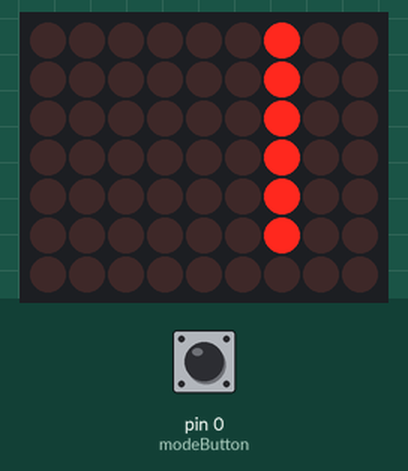
Simulated run of this sketch. Board: Arduino Uno, built with avr-gcc and run on an emulated ATmega328P. On the bench: 9×7 LED matrix. Wiring (inferred from the names in the program): LED matrix (orientation assumed): rows pin 9, pin 15, pin 16, pin 12, pin 11, pin 6, pin 5; columns pin 2, pin 3, pin 4, pin 7, pin 8, pin 10, pin 13, pin 14, pin 17. Inputs (shaded band) come from the test bench; at power-on: pin 0 (modeButton) LOW. Random numbers use the default seed unless the sketch sets one.

Above: at 1.2 s.
1.3 s: pin 0 (modeButton) pulled HIGH for 1 s
At 2.62 s:
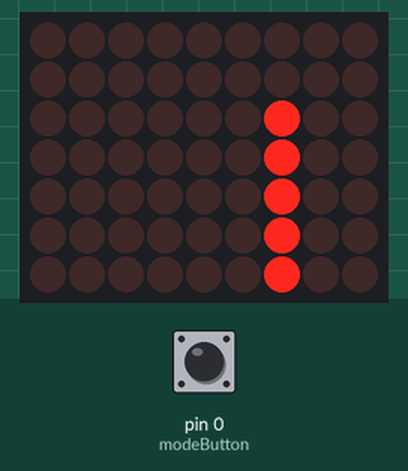
2.9 s: pin 0 (modeButton) pulled HIGH for 0.15 s
At 5.9 s:
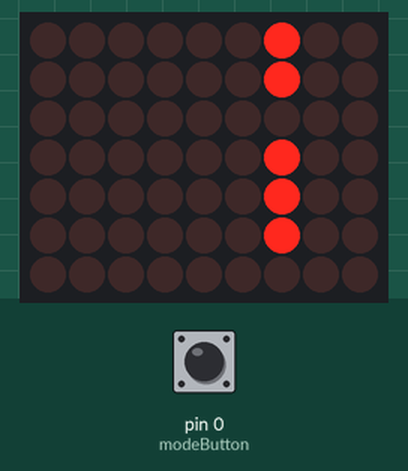
6.0 s: pin 0 (modeButton) pulsed HIGH 2 times (0.12 s each, 0.3 s apart)
At 6.71 s:
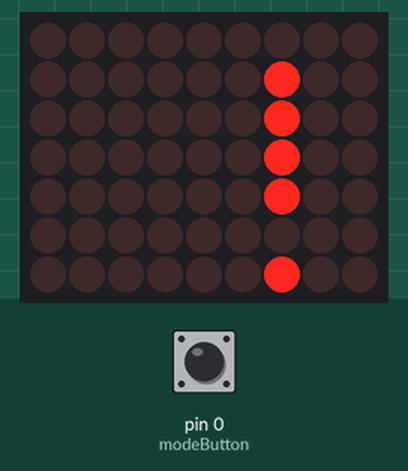

The sketch:

Milli_Matrix___MRSKULL1.ino
```cpp
#include "milliMATRIX_Definitions.h"

const int modeButton = 0;

// pin[xx] on led matrix connected to nn on Arduino
// (-1 is dummy to make array start at pos 1)
int pins[17]= {-1, 7, 17, 15, 16, 14, 11, 3,
                2, 4, 12, 6, 8, 9, 10, 5, 13};

// col[xx] of leds = pin yy on led matrix
int cols[8] = {pins[13], pins[3], pins[4], pins[10],
               pins[06], pins[11], pins[15], pins[16]};

// row[xx] of leds = pin yy on led matrix
int rows[8] = {pins[9], pins[14], pins[8], pins[12],
               pins[1], pins[7], pins[2], pins[5]};

int frameCount = 0;
int patternCount = 0;

byte col = 0;
byte row = 0;
byte mode = 0;
byte randPattern;
byte pattern[14][8][8] = {MRSKULL0, MRSKULL1, MRSKULL2, MRSKULL3,
                          MRSKULL4, MRSKULL5, MRSKULL6, MRSKULL7,
                          MRSKULL8, MRSKULL9, INVADER0, INVADER1,
                          INVADER2, INVADER3};

void setup() {
  // set the mode select button pin as an input
  pinMode(modeButton, INPUT);

  // sets the pins as output
  for (int i = 1; i <= 16; i++) {
    pinMode(pins[i], OUTPUT);
  }
  // set up cols and rows
  for (int i = 1; i <= 8; i++) {
    digitalWrite(cols[i - 1], LOW);
  }
  for (int i = 1; i <= 8; i++) {
    digitalWrite(rows[i - 1], HIGH);
  }
  // seed the random number with noise on an unconnected pin
  randomSeed(analogRead(0));
}

void loop() {
  if (digitalRead(modeButton) == HIGH) {
    mode++;
    if (mode > 3) {
      mode = 0;
    }
    frameCount = 0;
    delay(150);
  }

  if (mode == 0){
    randSkulls();
  }
  else if (mode == 1) {
    nomnomSkull();
  }
  else if (mode == 2) {
    spaceInvader1();
  }

  else if (mode == 3) {
    spaceInvader2();
  }

  refreshFrame();
}

void refreshFrame() {
  for (int i = 0; i < 8; i++) {      // loop to scan thru columns
    digitalWrite(cols[i], HIGH);     // enable column 'i'
    for (int j = 0; j < 8; j++) {    // loop to scan thru rows
      if (pattern[patternCount][i][j] == 1) {    // reference the predefined pattern
        digitalWrite(rows[j], LOW);    // enable row 'j'. turn on the LED at column 'i' and row 'j'
        delayMicroseconds(100);         // leave the LED on for 10 microseconds
        digitalWrite(rows[j], HIGH);   // turn the LED off
      }
/*      else {
        delayMicroseconds(1);
      }
*/
    }
    digitalWrite(cols[i], LOW);
  }
}

void nomnomSkull() {
  ++frameCount;
  if (frameCount == 1) {
    patternCount = 2;
  }
  else if (frameCount == 100) {
    patternCount = 3;
  }
  else if (frameCount == 200) {
    patternCount = 2;
    frameCount = 0;
  }
}

void spaceInvader1() {
  ++frameCount;
  if (frameCount == 1) {
    patternCount = 11;
  }
  if (frameCount == 100) {
    patternCount = 10;
  }
  if (frameCount == 200) {
    patternCount = 11;
    frameCount = 0;
  }
}

void spaceInvader2() {
  ++frameCount;
  if (frameCount == 1) {
    patternCount = 12;
  }
  if (frameCount == 100) {
    patternCount = 13;
  }
  if (frameCount == 200) {
    patternCount = 12;
    frameCount = 0;
  }
}

void randSkulls() {
  ++frameCount;
  if (frameCount == 1) {
      patternCount = 0;
  }
  else if (frameCount == 700) {
      randPattern = random(10);
      patternCount = randPattern;
    }
  else if (frameCount == 900) {
    patternCount = 0;
    frameCount = 0;
  }
}
```

Measured:
- what the display in image 1 shows lasts 0.4 s, from 2.4 s to 2.8 s
